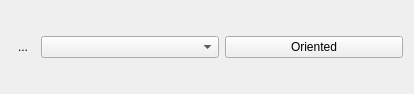
<?xml version="1.0" encoding="UTF-8"?>
<ui version="4.0">
 <class>GraphToolBoxWidget</class>
 <widget class="QWidget" name="GraphToolBoxWidget">
  <property name="geometry">
   <rect>
    <x>0</x>
    <y>0</y>
    <width>414</width>
    <height>94</height>
   </rect>
  </property>
  <layout class="QHBoxLayout" name="horizontalLayout">
   <item>
    <widget class="QToolButton" name="_btnNewGraph">
     <property name="toolTip">
      <string>Creates a simple Graph, without multiple edges and without an edge to a note from the same node.</string>
     </property>
     <property name="text">
      <string>...</string>
     </property>
     <property name="autoRaise">
      <bool>true</bool>
     </property>
    </widget>
   </item>
   <item>
    <widget class="KComboBox" name="_comboGraphLayers"/>
   </item>
   <item>
    <widget class="KPushButton" name="_btnSetOriented">
     <property name="text">
      <string>Oriented</string>
     </property>
     <property name="checkable">
      <bool>true</bool>
     </property>
     <property name="checked">
      <bool>false</bool>
     </property>
    </widget>
   </item>
  </layout>
 </widget>
 <customwidgets>
  <customwidget>
   <class>KPushButton</class>
   <extends>QPushButton</extends>
   <header>kpushbutton.h</header>
  </customwidget>
  <customwidget>
   <class>KComboBox</class>
   <extends>QComboBox</extends>
   <header>kcombobox.h</header>
  </customwidget>
 </customwidgets>
 <resources/>
 <connections/>
</ui>
